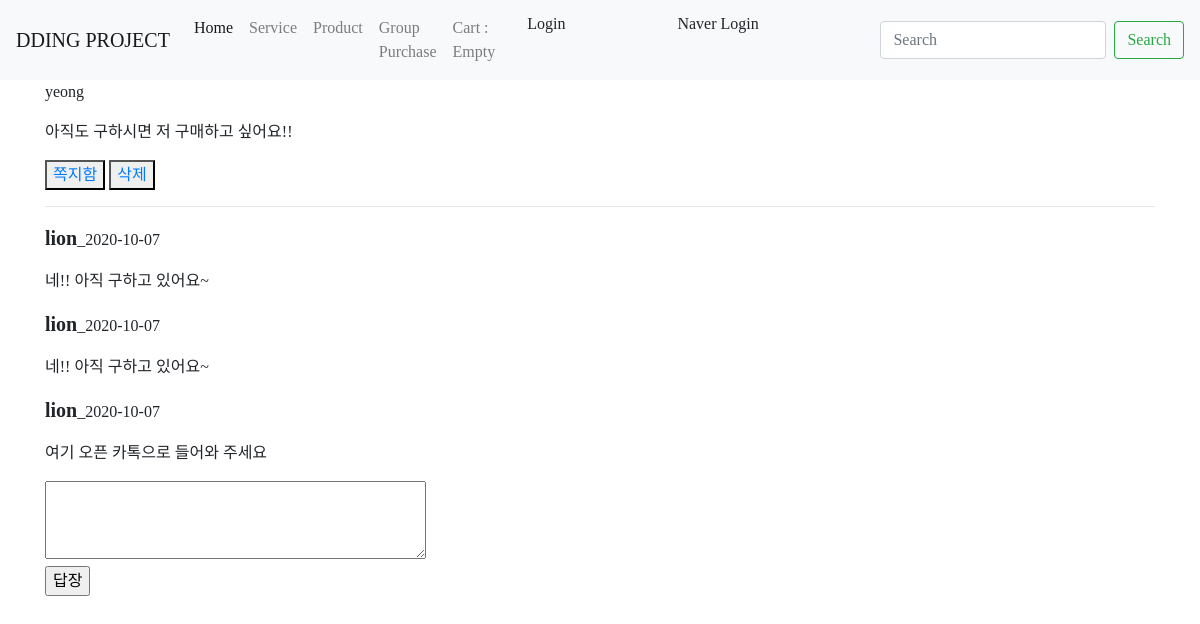
Page /mypage/note/notebox/note/1 on the committed database.
### note/models.py (models this page shows, shortened)
class Note(models.Model):
    sender = models.ForeignKey(User, default="알 수 없음", on_delete=models.SET_DEFAULT)
    receiver = models.CharField(max_length=100)
    date = models.DateTimeField()
    is_read = models.CharField(max_length=10, default="읽지 않음")
    content = models.TextField()
    scount = models.IntegerField(default=0)
    rcount = models.IntegerField(default=0)
    post = models.ForeignKey(Post, default="존재하지 않는 글", on_delete=models.SET_DEFAULT)
    renotes_s = models.IntegerField(default=0)
    renotes_r = models.IntegerField(default=0)

class ReNote(models.Model):
    author = models.ForeignKey(User, default="알 수 없음", on_delete=models.SET_DEFAULT)
    note = models.ForeignKey(Note, on_delete=models.CASCADE)
    content = models.TextField()
    time = models.DateTimeField(auto_now=True)

### note/views.py (the view)
# urls.py: path('notebox/note/<int:note_id>', views.note_detail, name='note_detail'), # 쪽지 자세히 보기
def note_detail(request, note_id):
    note_detail = get_object_or_404(Note, pk=note_id)
    renote_form = ReNoteForm()
    if request.user != note_detail.sender: # 요청한 유저와 쪽지를 보낸 사람이 다르면...
        note_detail.is_read = "읽음" # 해당 함수가 실행되면 is_read를 '읽음'으로 변경
        note_detail.renotes_r = 0
        note_detail.save()
    else:
        note_detail.renotes_s = 0
        note_detail.save()
    return render(request, 'note_detail.html', {'note_detail':note_detail, 'renote_form':renote_form})

### note/form.py
class ReNoteForm(forms.ModelForm):
    class Meta:
        model = ReNote
        fields = ('content',)
    def __init__(self, *args, **kwargs):
        super().__init__(*args, **kwargs)
        self.fields['content'].label =""
        self.fields['content'].widget.attrs.update({
            'class':'re_note_form',
            'rows':3,
        })

### cart/cart.py (called while the page is built)
    def __len__(self):
        return sum(item['quantity'] for item in self.cart.values()) #카트 제품 안에는 quantity 가 있는데 전부 다 더해주겠다.

### cart/context_processors.py (called while the page is built)
def cart(request):
    cart = Cart(request)
    return {'cart':cart}

### note/templates/note_detail.html (shortened to what this page needs)
{% extends 'base.html' %}
{% block content %}
    <p>
        {{note_detail.sender}}
    </p>
    <p>{{note_detail.content}}</p>
    <button><a href="{% url 'box' %}">쪽지함</a></button>
    <button><a href="{% url 'note_delete' note_detail.id %}">삭제</a></button>
    <hr>
    {% for renote in note_detail.renote_set.all %}
        <p><strong style="font-size: 20px;">{{renote.author}}</strong>_{{renote.time|date:"Y-m-d"}}</p>
        <p>{{renote.content}} </p>
    {% endfor %}
    <form method="POST" action="{% url 'renote' note_detail.id %}">
        {{renote_form}}
        <br>
        <input type="submit" value="답장">
    </form>
{% endblock %}

### templates/base.html (style rules this page uses)
body { font-family: 'CookieRun-Regular'; }

### rows in the picture
Note: sender "yeong", content "아직도 구하시면 저 구매하고 싶어요!!"
ReNote: author "lion", time "2020-10-07", content "네!! 아직 구하고 있어요~"
ReNote: author "lion", time "2020-10-07", content "네!! 아직 구하고 있어요~"
ReNote: author "lion", time "2020-10-07", content "여기 오픈 카톡으로 들어와 주세요"
